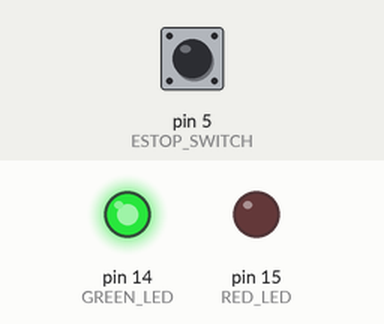
Bench run of a sketch on a simulated Arduino Leonardo, built with avr-gcc and run on an emulated ATmega32U4. On the bench: output pins drawn as LEDs (lit = HIGH). The test bench sets the inputs (shaded band); at power-on: pin 5 (ESTOP_SWITCH) HIGH. USB keyboard and mouse output is not drawn.

Above: at 1.2 s.
1.3 s: pin 5 (ESTOP_SWITCH) pulled LOW for 0.15 s
At 1.37 s:
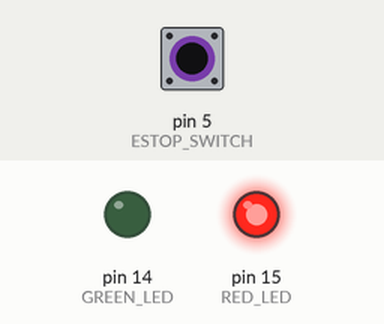
2.9 s: pin 5 (ESTOP_SWITCH) pulled LOW for 3.2 s
At 7.2 s:
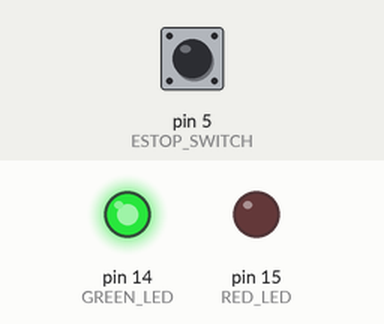
Timing chart, 0 to 8.7 s (numbered marks = the images above; inputs shaded):
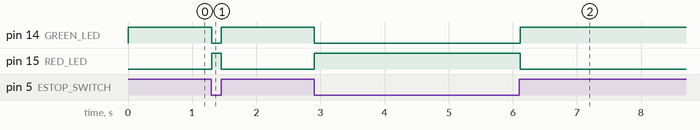

Measured:
- after the input at 1.3 s, pin 14 (GREEN_LED): HIGH → LOW at once, → HIGH 0.15 s later; pin 15 (RED_LED): LOW → HIGH at once, → LOW 0.15 s later
- after the input at 2.9 s, pin 14 (GREEN_LED): HIGH → LOW at once, → HIGH 3.2 s later; pin 15 (RED_LED): LOW → HIGH at once, → LOW 3.2 s later

The sketch:

e-stop.ino
```cpp
// e-stop
//
// provides an external e-stop for the drivers station
//
// the devicer instantiates as a HID keyboard and when the e-stop switch is closed, it sends a ' ' (space) character
// every second until the e-stop opens (character sent is a defined constant)
//
// it also drives a pair of LEDs:
//
// green for NOT e-stopped
//
// red for e-stopped

#include <Keyboard.h>         // Ardiuno "Keyboard" library (originally built with 1.0.6)


// #define DEBUG


#define RED_LED           15      // Red LED pin (high active)
#define GREEN_LED         14      // Green LED pin (high active)

#define ESTOP_SWITCH      5       // E-stop input pin (low active)

#define ESTOP_CHAR        ' '     // sent every interval

#define ESTOP_CHAR_DELAY  1000    // milliseconds between re-sending ESTOP character

#define DEBOUNCE_DELAY    50      // don't re-read the switch faster than this


void setup() {

  pinMode(ESTOP_SWITCH, INPUT_PULLUP);

  pinMode(RED_LED, OUTPUT);
  pinMode(GREEN_LED, OUTPUT);

  Keyboard.begin();

#ifdef DEBUG
  Serial.begin(115200);

  Serial.println("Starting...");
#endif  // DEBUG
}


long now = 0;         // used to prevent high rate e-stop char sending

void loop() {

  if (digitalRead(ESTOP_SWITCH) == LOW) {     // triggered if true

      // don't send e-stop character too fast

#ifdef DEBUG
  Serial.println(now);
#endif  // DEBUG

    if (now == 0) {
      now = millis();

#ifdef DEBUG
      Serial.print("E-stop detected at ");
      Serial.print(now);
      Serial.println("millis");
#endif  // DEBUG

      Keyboard.write(ESTOP_CHAR);     // send the initial e-stop char

    } else {

#ifdef DEBUG
      Serial.print("E-stop active at ");
      Serial.print(millis());
      Serial.println("millis");
      Serial.print("millis() - now = ");
      Serial.println(millis() - now);
#endif  // DEBUG
      if ((millis() - now) > ESTOP_CHAR_DELAY) {

#ifdef DEBUG
      Serial.print("E-stop resending at ");
      Serial.print(millis());
      Serial.println("millis");
#endif  // DEBUG

        Keyboard.write(ESTOP_CHAR);   // time to send it again - otherwise skip for now

        now = millis();               // reset the timer (ignore the 50 day overflow)
      }
    }

    digitalWrite(RED_LED, HIGH);
    digitalWrite(GREEN_LED, LOW);

  } else {                            // e-stop is not active

#ifdef DEBUG
    // Serial.print("E-stop clear at ");
    // Serial.print(millis());
    // Serial.println("millis");
#endif  // DEBUG
    digitalWrite(RED_LED, LOW);
    digitalWrite(GREEN_LED, HIGH);

    now = 0;                          // clear the timer
  }

  delay(DEBOUNCE_DELAY);            // let the switch settle down

}
```
